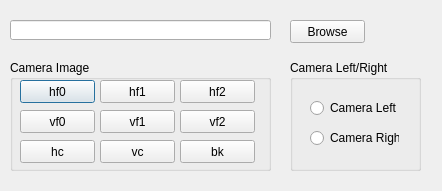
<?xml version="1.0" encoding="UTF-8"?>
<ui version="4.0">
 <class>ImageViewer</class>
 <widget class="QDialog" name="ImageViewer">
  <property name="geometry">
   <rect>
    <x>0</x>
    <y>0</y>
    <width>442</width>
    <height>191</height>
   </rect>
  </property>
  <property name="windowTitle">
   <string>Dialog</string>
  </property>
  <widget class="QPushButton" name="Btn_hf0">
   <property name="geometry">
    <rect>
     <x>20</x>
     <y>80</y>
     <width>75</width>
     <height>23</height>
    </rect>
   </property>
   <property name="text">
    <string>hf0</string>
   </property>
  </widget>
  <widget class="QPushButton" name="Btn_hf1">
   <property name="geometry">
    <rect>
     <x>100</x>
     <y>80</y>
     <width>75</width>
     <height>23</height>
    </rect>
   </property>
   <property name="text">
    <string>hf1</string>
   </property>
  </widget>
  <widget class="QPushButton" name="Btn_hf2">
   <property name="geometry">
    <rect>
     <x>180</x>
     <y>80</y>
     <width>75</width>
     <height>23</height>
    </rect>
   </property>
   <property name="text">
    <string>hf2</string>
   </property>
  </widget>
  <widget class="QPushButton" name="Btn_vf0">
   <property name="geometry">
    <rect>
     <x>20</x>
     <y>110</y>
     <width>75</width>
     <height>23</height>
    </rect>
   </property>
   <property name="text">
    <string>vf0</string>
   </property>
  </widget>
  <widget class="QPushButton" name="Btn_vf1">
   <property name="geometry">
    <rect>
     <x>100</x>
     <y>110</y>
     <width>75</width>
     <height>23</height>
    </rect>
   </property>
   <property name="text">
    <string>vf1</string>
   </property>
  </widget>
  <widget class="QPushButton" name="Btn_vf2">
   <property name="geometry">
    <rect>
     <x>180</x>
     <y>110</y>
     <width>75</width>
     <height>23</height>
    </rect>
   </property>
   <property name="text">
    <string>vf2</string>
   </property>
  </widget>
  <widget class="QPushButton" name="Btn_hc">
   <property name="geometry">
    <rect>
     <x>20</x>
     <y>140</y>
     <width>75</width>
     <height>23</height>
    </rect>
   </property>
   <property name="text">
    <string>hc</string>
   </property>
  </widget>
  <widget class="QPushButton" name="Btn_vc">
   <property name="geometry">
    <rect>
     <x>100</x>
     <y>140</y>
     <width>75</width>
     <height>23</height>
    </rect>
   </property>
   <property name="text">
    <string>vc</string>
   </property>
  </widget>
  <widget class="QPushButton" name="Btn_bk">
   <property name="geometry">
    <rect>
     <x>180</x>
     <y>140</y>
     <width>75</width>
     <height>23</height>
    </rect>
   </property>
   <property name="text">
    <string>bk</string>
   </property>
  </widget>
  <widget class="QGroupBox" name="groupBox_1">
   <property name="geometry">
    <rect>
     <x>10</x>
     <y>60</y>
     <width>261</width>
     <height>111</height>
    </rect>
   </property>
   <property name="title">
    <string>Camera Image</string>
   </property>
  </widget>
  <widget class="QGroupBox" name="groupBox_2">
   <property name="geometry">
    <rect>
     <x>290</x>
     <y>60</y>
     <width>131</width>
     <height>111</height>
    </rect>
   </property>
   <property name="title">
    <string>Camera Left/Right</string>
   </property>
   <widget class="QRadioButton" name="radio_camL">
    <property name="geometry">
     <rect>
      <x>20</x>
      <y>40</y>
      <width>89</width>
      <height>16</height>
     </rect>
    </property>
    <property name="text">
     <string>Camera Left</string>
    </property>
   </widget>
   <widget class="QRadioButton" name="radio_camR">
    <property name="geometry">
     <rect>
      <x>20</x>
      <y>70</y>
      <width>89</width>
      <height>16</height>
     </rect>
    </property>
    <property name="text">
     <string>Camera Right</string>
    </property>
   </widget>
  </widget>
  <widget class="QLineEdit" name="lineEdit">
   <property name="geometry">
    <rect>
     <x>10</x>
     <y>20</y>
     <width>261</width>
     <height>20</height>
    </rect>
   </property>
  </widget>
  <widget class="QPushButton" name="Btn_browse">
   <property name="geometry">
    <rect>
     <x>290</x>
     <y>20</y>
     <width>75</width>
     <height>23</height>
    </rect>
   </property>
   <property name="text">
    <string>Browse</string>
   </property>
  </widget>
  <zorder>groupBox_1</zorder>
  <zorder>Btn_hf0</zorder>
  <zorder>Btn_hf1</zorder>
  <zorder>Btn_hf2</zorder>
  <zorder>Btn_vf0</zorder>
  <zorder>Btn_vf1</zorder>
  <zorder>Btn_vf2</zorder>
  <zorder>Btn_hc</zorder>
  <zorder>Btn_vc</zorder>
  <zorder>Btn_bk</zorder>
  <zorder>groupBox_2</zorder>
  <zorder>lineEdit</zorder>
  <zorder>Btn_browse</zorder>
 </widget>
 <resources/>
 <connections/>
</ui>
